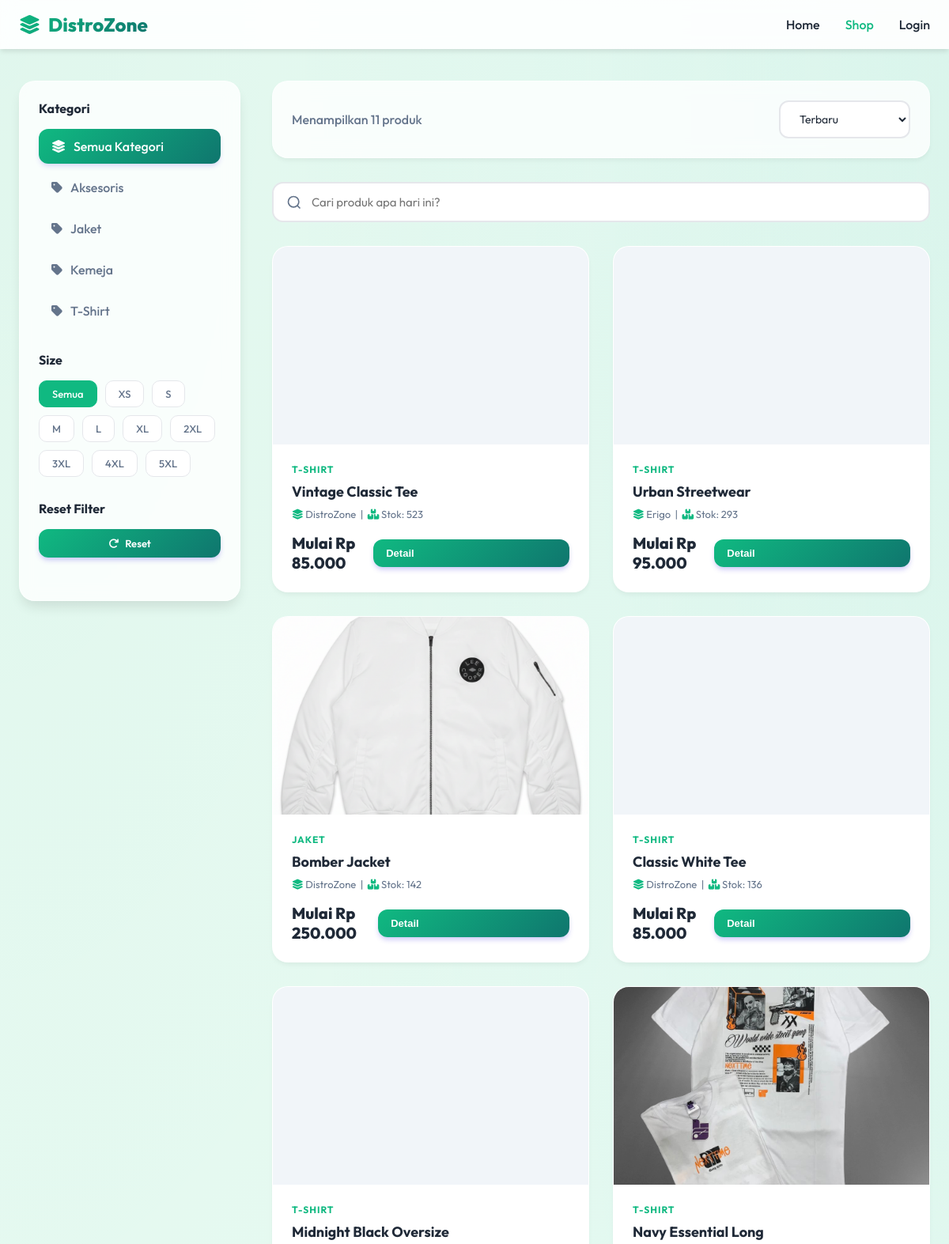
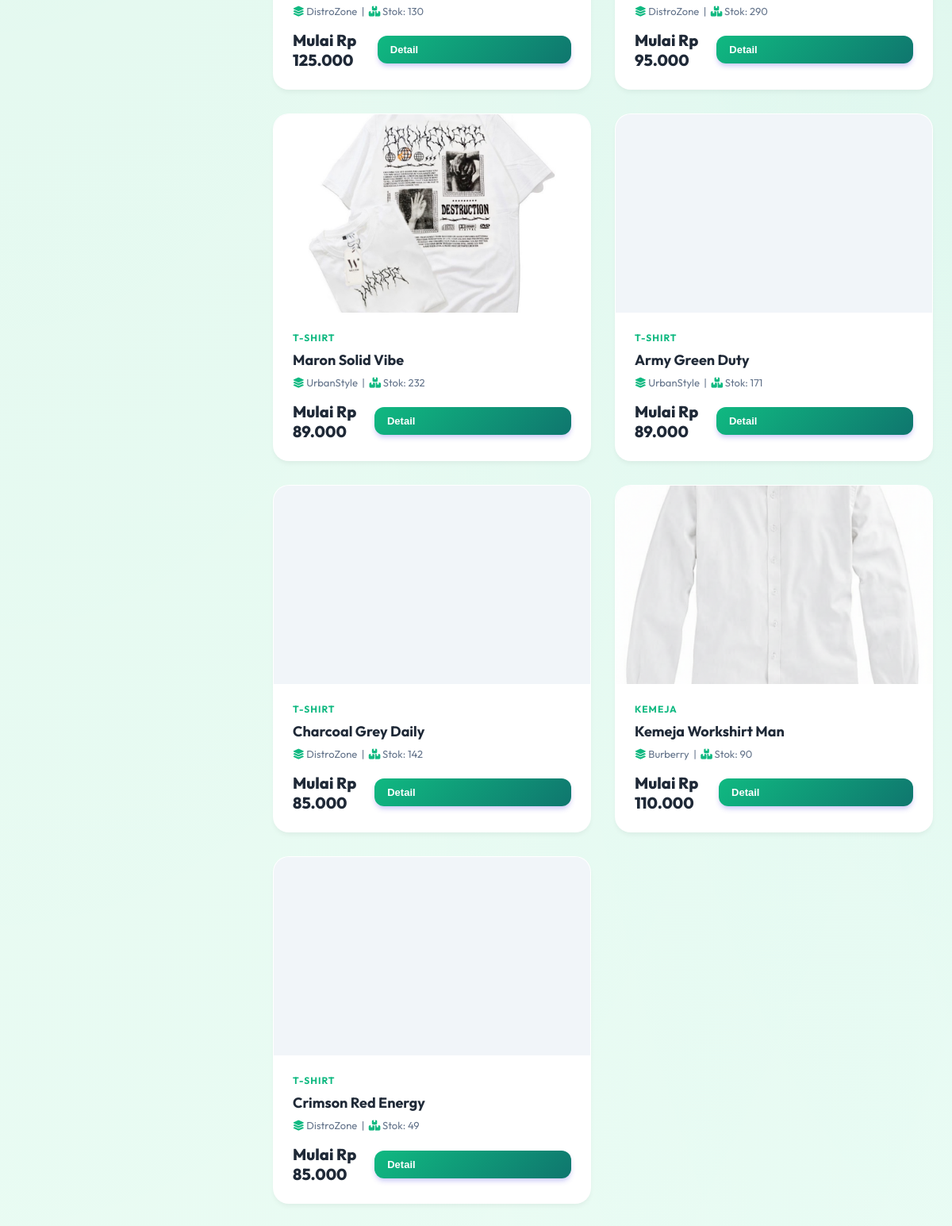
/customer/shop.php, run on the app's committed database (2 pictures, top to bottom).
### tables this page shows
CREATE TABLE `kategori` (
  `id` int(11) NOT NULL,
  `nama_kategori` varchar(50) NOT NULL,
  `slug` varchar(50) NOT NULL
);

CREATE TABLE `kaos_master` (
  `id` int(11) NOT NULL,
  `nama_kaos` varchar(100) NOT NULL,
  `merek` varchar(50) DEFAULT NULL,
  `kategori_id` int(11) DEFAULT NULL,
  `type_kaos` enum('Lengan Panjang','Lengan Pendek') DEFAULT 'Lengan Pendek',
  `deskripsi` text DEFAULT NULL,
  `foto_utama` varchar(255) DEFAULT NULL,
  `created_at` timestamp NOT NULL DEFAULT current_timestamp(),
  `updated_at` timestamp NOT NULL DEFAULT current_timestamp() ON UPDATE current_timestamp()
);

### customer/shop.php (the view, shortened to what this page needs)
<?php
function format_rupiah($angka) {
    return 'Rp ' . number_format($angka, 0, ',', '.');
}
try {
    $db = new Database();
    $conn = $db->getConnection();
} catch(Exception $e) {
    die("Koneksi database gagal: " . $e->getMessage());
}
$search = isset($_GET['search']) ? clean_input($_GET['search']) : '';
$kategori = isset($_GET['kategori']) ? intval($_GET['kategori']) : 0;
$size = isset($_GET['size']) ? clean_input($_GET['size']) : '';
$sort = isset($_GET['sort']) ? clean_input($_GET['sort']) : 'terbaru';
$query = "SELECT k.*, kat.nama_kategori, MIN(v.harga) as harga, SUM(v.stok) as total_stok
          FROM kaos_master k
          LEFT JOIN kategori kat ON k.kategori_id = kat.id
          JOIN kaos_varian v ON k.id = v.kaos_master_id
          WHERE 1=1";
$params = [];
$query .= " GROUP BY k.id HAVING total_stok > 0";
switch($sort) {
    default:
        $query .= " ORDER BY k.created_at DESC";
}
try {
    $stmt = $conn->prepare($query);
    $stmt->execute($params);
    $products = $stmt->fetchAll(PDO::FETCH_ASSOC);
} catch(PDOException $e) {
    $products = [];
}
try {
    $stmt_kat = $conn->query("SELECT * FROM kategori ORDER BY nama_kategori");
    $categories = $stmt_kat->fetchAll(PDO::FETCH_ASSOC);
} catch(PDOException $e) {
    $categories = [];
}
$cart_count = 0;
?>
<!DOCTYPE html>
<html lang="id">
<head>
    <link rel="stylesheet" href="https://cdnjs.cloudflare.com/ajax/libs/font-awesome/6.4.0/css/all.min.css">
</head>
<body>
    <nav class="navbar">
        <div class="navbar-content">
            <a href="index.php" class="logo" style="display: flex; align-items: center; gap: 10px;">
                <i class="fas fa-layer-group"></i>
                DistroZone
            </a>
            <div class="nav-links">
                <a href="index.php">Home</a>
                <a href="shop.php" class="active">Shop</a>
                <?php if(isset($_SESSION['user_id'])): ?>
                    <a href="cart.php" class="cart-icon">
                        <i class="fas fa-shopping-bag"></i>
                        <?php if($cart_count > 0): ?>
                            <span class="cart-badge"><?php echo $cart_count; ?></span>
                        <?php endif; ?>
                    </a>
                    <a href="orders.php" title="Pesanan Saya"><i class="fas fa-box"></i></a>
                    <a href="settings.php" title="Pengaturan"><i class="fas fa-cog"></i></a>
                    <a href="../auth/logout.php" class="btn">Logout</a>
                <?php else: ?>
                    <a href="../auth/login.php" class="btn">Login</a>
                <?php endif; ?>
            </div>
        </div>
    </nav>
    <div class="container">
        <div class="shop-layout">
            <aside class="filters-sidebar">
                <div class="filter-section">
                    <h3 class="filter-title">Kategori</h3>
                    <a href="shop.php" class="filter-option <?php echo $kategori == 0 ? 'active' : ''; ?>">
                        <i class="fas fa-layer-group"></i> Semua Kategori
                    </a>
                    <?php foreach($categories as $kat): ?>
                        <a href="?kategori=<?php echo $kat['id']; ?><?php echo !empty($size) ? '&size='.$size : ''; ?><?php echo !empty($search) ? '&search='.urlencode($search) : ''; ?>"
                           class="filter-option <?php echo $kategori == $kat['id'] ? 'active' : ''; ?>">
                            <i class="fas fa-tag"></i> <?php echo htmlspecialchars($kat['nama_kategori']); ?>
                        </a>
                    <?php endforeach; ?>
                </div>
                <div class="filter-section">
                    <h3 class="filter-title">Size</h3>
                    <div class="filter-buttons">
                        <a href="shop.php<?php echo $kategori > 0 ? '?kategori='.$kategori : ''; ?><?php echo !empty($search) ? (($kategori > 0 ? '&' : '?').'search='.urlencode($search)) : ''; ?>"
                           class="filter-btn <?php echo empty($size) ? 'active' : ''; ?>">
                            Semua
                        </a>
                        <?php
                        $sizes = ['XS', 'S', 'M', 'L', 'XL', '2XL', '3XL', '4XL', '5XL'];
                        foreach($sizes as $s): ?>
                            <a href="?size=<?php echo $s; ?><?php echo $kategori > 0 ? '&kategori='.$kategori : ''; ?><?php echo !empty($search) ? '&search='.urlencode($search) : ''; ?>"
                               class="filter-btn <?php echo $size == $s ? 'active' : ''; ?>">
                                <?php echo $s; ?>
                            </a>
                        <?php endforeach; ?>
                    </div>
                </div>
                <div class="filter-section">
                    <h3 class="filter-title">Reset Filter</h3>
                    <a href="shop.php" class="btn-add-cart" style="justify-content: center; text-decoration: none;">
                        <i class="fas fa-redo"></i> Reset
                    </a>
                </div>
            </aside>
            <div class="products-area">
                <div class="shop-header">
                    <div class="results-count" style="color: #64748B; font-weight: 500;">
                        Menampilkan <?php echo count($products); ?> produk
                    </div>
                    <form method="GET" style="display: flex; gap: 12px; align-items: center; flex: 1; justify-content: flex-end;">
                        <select name="sort" class="sort-select" onchange="this.form.submit()">
                            <option value="terbaru" <?php echo $sort == 'terbaru' ? 'selected' : ''; ?>>Terbaru</option>
                        </select>
                    </form>
                </div>
                <form method="GET" style="margin-bottom: 30px;">
                    <input type="text" name="search" class="search-bar"
                           placeholder="Cari produk apa hari ini?"
                           value="<?php echo htmlspecialchars($search); ?>">
                </form>
                <?php if(empty($products)): ?>
                    <div class="empty-state">
                        <i class="fas fa-search" style="font-size: 64px; color: #CBD5E1; margin-bottom: 20px;"></i>
                        <h3>Produk Tidak Ditemukan</h3>
                        <p>Coba kata kunci lain atau reset filter Anda.</p>
                        <a href="shop.php" class="btn-add-cart" style="display: inline-block; text-decoration: none; padding: 12px 24px;">Lihat Semua Produk</a>
                    </div>
                <?php else: ?>
                    <div class="products-grid">
                        <?php foreach($products as $product): ?>
                        <div class="product-card">
                            <div class="product-image" style="background-image: url('../<?php echo !empty($product['foto_utama']) ? htmlspecialchars($product['foto_utama']) : 'assets/img/no-image.jpg'; ?>');">
                            </div>
                            <div class="product-info">
                                <div class="product-category"><?php echo htmlspecialchars($product['nama_kategori']); ?></div>
                                <div class="product-name"><?php echo htmlspecialchars($product['nama_kaos']); ?></div>
                                <div class="product-meta">
                                    <i class="fas fa-layer-group" style="color: var(--primary);"></i> <?php echo htmlspecialchars($product['merek']); ?>
                                    &nbsp;|&nbsp;
                                    <i class="fas fa-boxes" style="color: var(--primary);"></i> Stok: <?php echo htmlspecialchars($product['total_stok']); ?>
                                </div>
                                <div class="product-footer">
                                    <div class="product-price">Mulai <?php echo format_rupiah($product['harga']); ?></div>
                                    <button onclick='openQuickView(<?php echo json_encode($product); ?>)' class="btn-add-cart" style="text-decoration: none; border: none; cursor: pointer; width: 100%;">
                                        Detail
                                    </button>
                                </div>
                            </div>
                        </div>
                        <?php endforeach; ?>
                    </div>
                <?php endif; ?>
            </div>
        </div>
    </div>
</body>
</html>

### data on the page
kategori: nama_kategori "Aksesoris"
kategori: nama_kategori "Jaket"
kategori: nama_kategori "Kemeja"
kategori: nama_kategori "T-Shirt"
kaos_master: kategori.nama_kategori "T-SHIRT", nama_kaos "Vintage Classic Tee", merek "DistroZone", total_stok "523", harga "Rp 85.000"
kaos_master: kategori.nama_kategori "T-SHIRT", nama_kaos "Urban Streetwear", merek "Erigo", total_stok "293", harga "Rp 95.000"
kaos_master: foto_utama (picture), kategori.nama_kategori "JAKET", nama_kaos "Bomber Jacket", merek "DistroZone", total_stok "142", harga "Rp 250.000"
kaos_master: kategori.nama_kategori "T-SHIRT", nama_kaos "Classic White Tee", merek "DistroZone", total_stok "136", harga "Rp 85.000"
kaos_master: kategori.nama_kategori "T-SHIRT", nama_kaos "Midnight Black Oversize", merek "DistroZone", total_stok "130", harga "Rp 125.000"
kaos_master: foto_utama (picture), kategori.nama_kategori "T-SHIRT", nama_kaos "Navy Essential Long", merek "DistroZone", total_stok "290", harga "Rp 95.000"
kaos_master: foto_utama (picture), kategori.nama_kategori "T-SHIRT", nama_kaos "Maron Solid Vibe", merek "UrbanStyle", total_stok "232", harga "Rp 89.000"
kaos_master: kategori.nama_kategori "T-SHIRT", nama_kaos "Army Green Duty", merek "UrbanStyle", total_stok "171", harga "Rp 89.000"
kaos_master: kategori.nama_kategori "T-SHIRT", nama_kaos "Charcoal Grey Daily", merek "DistroZone", total_stok "142", harga "Rp 85.000"
kaos_master: foto_utama (picture), kategori.nama_kategori "KEMEJA", nama_kaos "Kemeja Workshirt Man", merek "Burberry", total_stok "90", harga "Rp 110.000"
kaos_master: kategori.nama_kategori "T-SHIRT", nama_kaos "Crimson Red Energy", merek "DistroZone", total_stok "49", harga "Rp 85.000"

### other printed values
$s "XS"
$s "S"
$s "M"
$s "L"
$s "XL"
$s "2XL"
$s "3XL"
$s "4XL"
$s "5XL"
count($products) "11"
